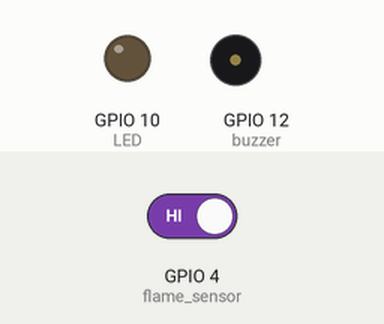
The sketch below on a simulated ESP8266 (NodeMCU). On the bench: output pins drawn as LEDs (lit = HIGH), buzzer (waves = sounding, pin HIGH). Dashed ring = blinking. Inputs (shaded band) come from the test bench; at power-on: GPIO 4 (flame_sensor) HIGH. WiFi joins after 1.5 s; servers stay silent unless stated; what the sketch prints to the serial monitor is not drawn.

Above: at 2.7 s.
2.8 s: GPIO 4 (flame_sensor) driven LOW
At 4.0 s:
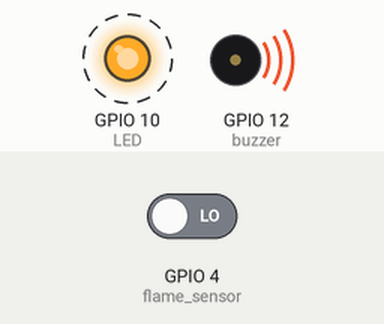
7.2 s: GPIO 4 (flame_sensor) driven HIGH
At 7.7 s:
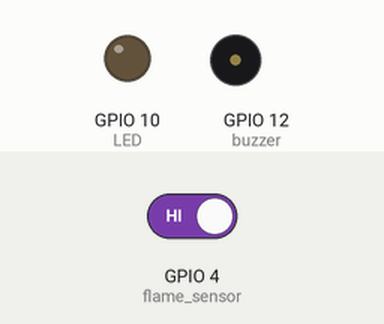
Timing chart, 0 to 10.2 s (numbered marks = the images above; inputs shaded):
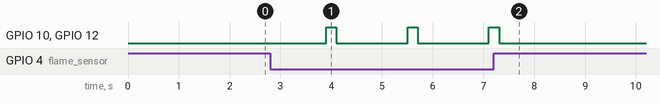

The sketch:

flame.ino
```cpp
#include <ESP8266WiFi.h>    //declare using library ESP8266WiFi.h to set up HTTP client mode for board ESP8266

WiFiClient client;          // create an variable client has datatype WiFiClient
const char* ssid = "yyy";      // the wireless network name (SSID)
const char* password = "VangY@0306";  // Password of Wifi network will be connected
const char* server = "192.168.43.36";     // IP address of computer when connecting with the wifi network
const int port = 8000;                    // Port of opened server

const int buzzer = 12;                // connect data pin to GPI012 of ESP8266
const int LED = 10;                   // connect data pin to GPI010 of ESP8266
const int flame_sensor = 4;           // connect data pin to GPI004 of ESP8266
int flame_detected;             //variable to storing the digital value read out from flame sensor.
float warn;
void setup()
{
  Serial.begin(115200);            // connect UART, baud = 115200
  Serial.println("Connecting");

    // set ESP8266 is Station and connest to Wifi. display the dots `.` on terminal if it is not connected
    WiFi.begin(ssid, password);
    while (WiFi.status() != WL_CONNECTED) {
      Serial.print(".");
      delay(100);
    }

  Serial.println("\r\nWiFi connected");

  pinMode(flame_sensor, INPUT);     //set input
  pinMode(LED, OUTPUT);             // set output
  pinMode(buzzer,OUTPUT);           // set output
}


void loop()
{
  //read the digital output from flame sensor and stores it in the variable “flame_detected”.
  flame_detected = digitalRead(flame_sensor);

  if (flame_detected ==0)               //if flame has been detected, displaying warning messages and turning led on
  {
    warn = 1;
    Serial.println("Flame detected...! take action immediately.");
    Serial.println("LED on");
    digitalWrite(LED, HIGH);
    digitalWrite(buzzer,HIGH);
    delay(200);
    digitalWrite(LED, LOW);
    digitalWrite(buzzer,LOW);
    delay(200);

  }
  else                               //if flame has not been detected, displaying notification messages and turning led off
  {
    Serial.println("No flame detected. stay cool");
    warn = 0;
    digitalWrite(LED, LOW);
  }

  if (client.connect(server, port)) {       // create an connect to server through opened IP and Port.
  //---------------------------------------------------------------------------------------
    String req_uri = "/update?warn=" + String(warn);
    client.print("GET " + req_uri + " HTTP/1.1\n" + "Host: "+ server +"\n" +
                 "Connection: close\n" + "Content-Length: 0\n" +"\n\n");
  //---------------------------------------------------------------------------------------

  client.stop();                          // disconnect to server
  delay(1000);

  }
}
```

Measured:
- after the input at 2.8 s, GPIO 10 (LED), GPIO 12 (buzzer): alternates HIGH for 0.20 s and LOW for 1.4 s, starting after 1.1 s
- after the input at 7.2 s, GPIO 10 (LED), GPIO 12 (buzzer): goes on until 7.3 s, then stays LOW
